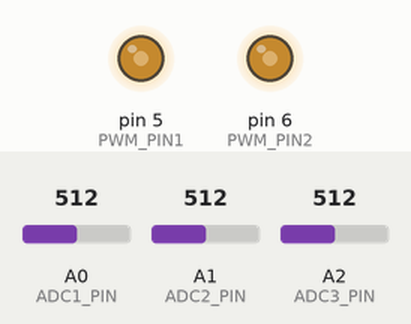
Simulated run of this sketch. Board: Arduino Uno, built with avr-gcc and run on an emulated ATmega328P. Parts: output pins drawn as LEDs (lit = HIGH). Inputs (shaded band) come from the test bench; at power-on: A0 (ADC1_PIN) = 512, A1 (ADC2_PIN) = 512, A2 (ADC3_PIN) = 512. What the sketch prints to the serial monitor is not drawn.

Above: at 1.3 s.
1.4 s: A0 (ADC1_PIN) set to 716
Timing chart, 0 to 4.4 s (numbered marks = the images above; inputs shaded):
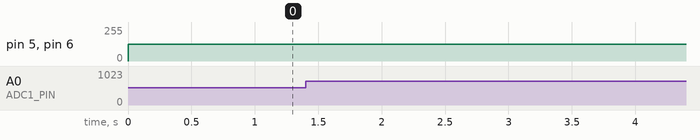

Measured:
- after the input at 1.4 s, every drawn part: stays the same

The sketch:

conductivity_sensor.ino
```cpp
//ADC Pins
#define ADC1_PIN A0
#define ADC2_PIN A1
#define ADC3_PIN A2
// #define ADC4_PIN A3

//PWM Pins
#define PWM_PIN1 5
#define PWM_PIN2 6

float calculated_conductivity;
float calculated_temp;
float calculated_conductivity_standard;
float conductivity;
float resistance;
float v1, v2;

// Constants for conductivity sensor calculations
float kcell = 1.0;
float Temp0 = 25.0;
float R0 = 100.0; //Needs to be measured
float alpha = 0.00393; //degrees C ^ -1
float pwm_voltage;
float TC = 0.02; //Might need to change

float calculate_conductivity(float v1, float v2) {
  float v_diff = abs(v1-v2);

	conductivity = kcell/v_diff; //Outputs in microsemens/cm
	return conductivity;
}

float calculate_temperature(float Vt_out) {
  //PWM Voltage per michael
  pwm_voltage = 0;

  float v_diff = abs(pwm_voltage-Vt_out);

	resistance = v_diff/(1*10^-6); //Resistance in ohms

  Serial.print("Resistance0 for calibration: ");
  Serial.print(resistance);

	calculated_temp = Temp0 + (((resistance/R0) - 1)/alpha);
	return calculated_temp;
}

float calculate_standard_conductivity(float calculated_conductivity, float calculated_temp) {
  float specific_conductance = calculated_conductivity/(1 + TC * (calculated_temp - 25));
  return specific_conductance;
}

void setup() {
  Serial.begin(115200);

  //ADC Pins
  pinMode(ADC1_PIN, INPUT);
  pinMode(ADC2_PIN, INPUT);
  pinMode(ADC3_PIN, INPUT);

  //PWM Pin
  pinMode(PWM_PIN1, OUTPUT);
  pinMode(PWM_PIN2, OUTPUT);
}

void loop() {
  // Initializing PWM
  analogWrite(PWM_PIN1, 127); // 127 = 50% (range is 0-255)
  analogWrite(PWM_PIN2, 127); // 127 = 50% (range is 0-255)

  //Cond. sensor
  v1 = analogRead(ADC1_PIN);
  v2 = analogRead(ADC2_PIN);

  calculated_conductivity = calculate_conductivity(v1, v2); //Potentially look at adding current(a_diff) into this equation

  //Temp sensor
  float Vt_out = analogRead(ADC3_PIN);

  //ASK MSIZZLE ABOUT RESISTORS FOR PWM TO CALC. VOTLAGE OF PWM
  calculated_temp = calculate_temperature(Vt_out);

  calculated_conductivity_standard = calculate_standard_conductivity(calculated_conductivity, calculated_temp);

  // Print results to Serial Monitor
  Serial.print("Conductivity: ");
  Serial.print(calculated_conductivity);

  Serial.print(" | Temperature: ");
  Serial.println(calculated_temp);


  Serial.print(" | Standard Conductivity: ");
  Serial.println(calculated_conductivity_standard);

  delay(500);
}
```
